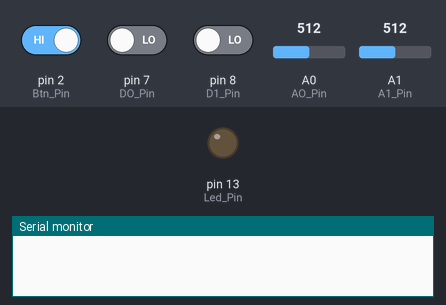
Recording of a sketch running on a simulated Arduino Uno, built with avr-gcc and run on an emulated ATmega328P. On the bench: output pins drawn as LEDs (lit = HIGH), the last lines printed to the serial monitor. The inputs (shaded band) are chosen by the test bench; at power-on: pin 2 (Btn_Pin) HIGH, pin 7 (DO_Pin) LOW, pin 8 (D1_Pin) LOW, A0 (AO_Pin) = 512, A1 (A1_Pin) = 512.

Above: at 2.8 s.
2.9 s: pin 2 (Btn_Pin) driven LOW and pin 7 (DO_Pin) driven HIGH
At 3.8 s:
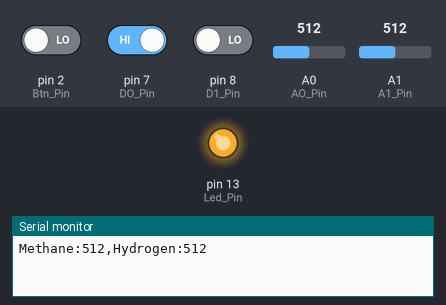
4.5 s: pin 7 (DO_Pin) driven LOW
At 5.1 s:
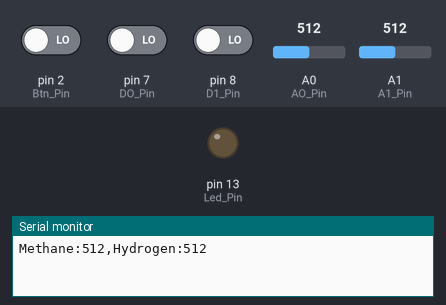
6.1 s: pin 7 (DO_Pin) driven HIGH
At 6.5 s:
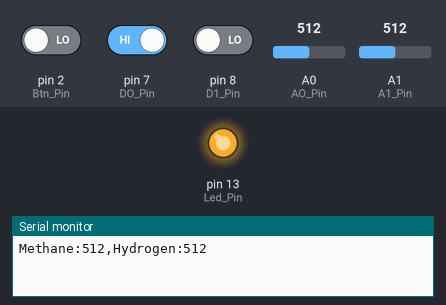
Timing chart, 0 to 8.7 s (numbered marks = the images above; inputs shaded):
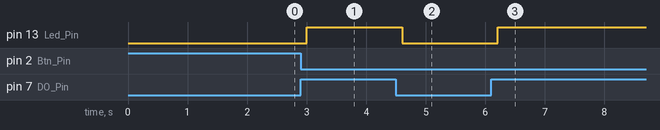

Measured:
- after the input at 2.9 s, pin 13 (Led_Pin): LOW → HIGH after 0.10 s
- after the input at 4.5 s, pin 13 (Led_Pin): HIGH → LOW after 0.11 s
- after the input at 6.1 s, pin 13 (Led_Pin): LOW → HIGH after 0.11 s

The sketch:

BreathAnalyzer.ino
```cpp
/* MQ-4 Methane Sensor module with Arduino */
/* Interfacing with Arduino */

const int AO_Pin = 0; // Connect AO of MQ4 with Analog channel 0 pin (A0) of Arduino
const int DO_Pin = 7; // Connect DO of MQ4 with Digital pin 8 (D8) of Arduino

const int A1_Pin = 1;
const int D1_Pin = 8;

const int Led_Pin = 13; // Connect an LED with D13 pin of Arduino
const int Btn_Pin = 2;

int threshold0; // A variable to store digital output of MQ4
int threshold1;
int A0_Out; // stores analog output of MQ4 sensor
int A1_Out;
int D12_Inp;

const bool RESET = true;

// Tweeker Constant Parameters
const int Tolerance = 2; // One Point (Don't Change Plot);

void setup()
{
  Serial.begin(115200);   // Initialize serial communictation with a baud rate of 115200
  pinMode(DO_Pin, INPUT); // Configure D8 pin as a digital input pin
  pinMode(D1_Pin, INPUT);
  pinMode(Btn_Pin, INPUT_PULLUP);
  pinMode(Led_Pin, OUTPUT); // Configure D3 pin as a digital output pin
  // Serial.println("Methane,Hydrogen");
}

int A0_Last_Out = 0;
int A1_Last_Out = 0;
void loop()
{
  D12_Inp = digitalRead(Btn_Pin);
  if (D12_Inp == 0)
  {
    A0_Out = analogRead(AO_Pin); // Take Analog output measurement sample from AO pin of MQ4 sensor
    A1_Out = analogRead(A1_Pin);

    threshold0 = digitalRead(DO_Pin); // Read digital output of MQ4 sensor
    threshold1 = digitalRead(D1_Pin);

    if (abs(A0_Out - A0_Last_Out)>=Tolerance || abs(A1_Out - A1_Last_Out)>=Tolerance)
    {
      Serial.print("Methane:");
      Serial.print(A0_Out); // prints the methane value
      Serial.print(',');
      Serial.print("Hydrogen:");
      Serial.println(A1_Out); // prints the methane value

      A0_Last_Out = A0_Out;
      A1_Last_Out = A1_Out;
    }
    // Serial.print(" threshold_value: ");
    // Serial.print(threshold0);//prints the threshold_value reached as either LOW or HIGH (above or underneath)
  }
  else
  {
    A0_Last_Out = 0;
    A1_Last_Out = 0;
  }
  calculateAverage(0.0F, RESET);  //RESET
  delay(100);
  if (threshold0 == HIGH)
  {
    digitalWrite(Led_Pin, HIGH); // if threshold_value has been reached, LED turns on as status indicator
  }
  else
  {
    digitalWrite(Led_Pin, LOW); // if threshold not reached, LED remains off
  }
}

// Write a function to calculate the average
float calculateAverage(float input, bool reset)
{
  static float sum = 0;
  static int count = 0;
  if (reset) {
    sum = 0;
    count = 0;
    return 0;
  }
  else
  {
    sum += input;
    count++;
    return sum / count;
  }
}

// Write a function to calculate the standard deviation of the last 10 values
```
